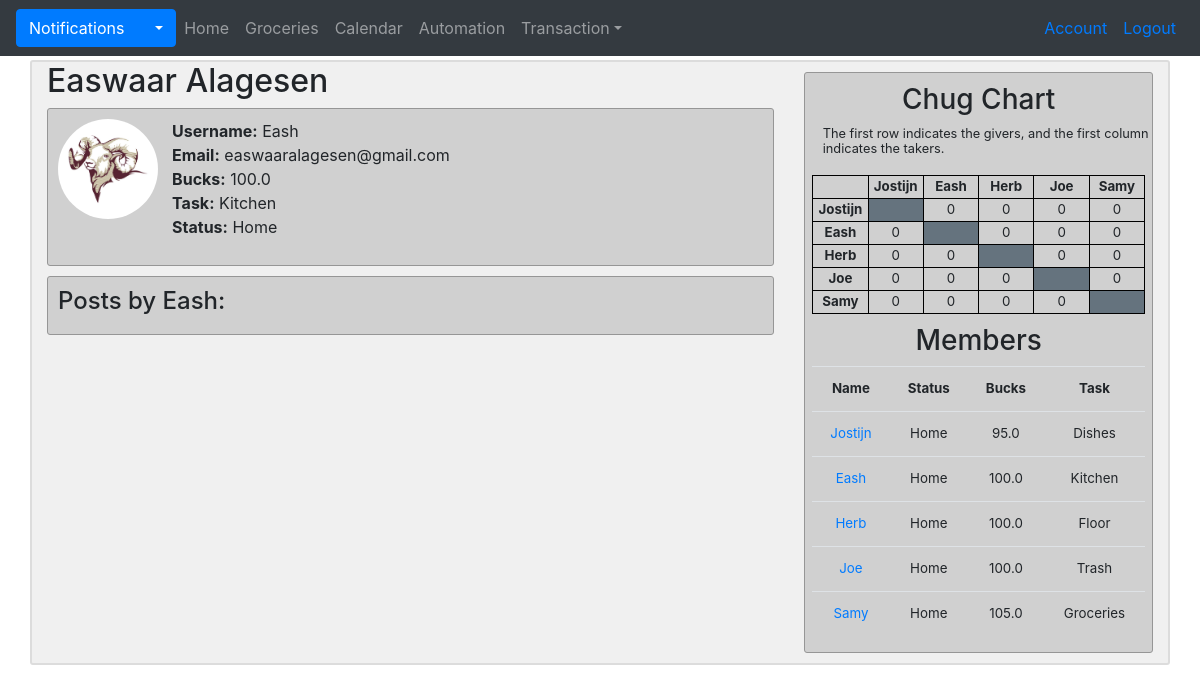
The app's page /user/Eash (signed in) with its own data.
### G_app/models.py (models this page shows, shortened)
class User(db.Model, UserMixin):
    id = db.Column(db.Integer, primary_key = True)
    username = db.Column(db.String(20), unique=True, nullable=False)
    name = db.Column(db.String, nullable=False)
    email = db.Column(db.String(120), unique=True, nullable=False)
    image = db.Column(db.String(20), nullable=False, default='default.jpg')
    password = db.Column(db.String(60), nullable=False)
    status = db.Column(db.String, nullable=False)
    bucks = db.Column(db.Float, nullable=False)
    task = db.Column(db.String, nullable=False)
    done_weekly_vote = db.Column(db.Boolean, nullable=False, default=False)
    posts = db.relationship('Post', backref='author', lazy=True, foreign_keys='Post.id_user')
    posts_targeted = db.relationship('Post', backref='target', lazy=True, foreign_keys='Post.id_target')
    chugs_give = db.relationship('Chug', backref='giver', lazy=True, foreign_keys='Chug.id_giver')
    chugs_take = db.relationship('Chug', backref='taker', lazy=True, foreign_keys='Chug.id_taker')
    notifications = db.relationship('Notification', backref='target', lazy=True)
    payments_made = db.relationship('Transaction', backref='payer', lazy=True, foreign_keys='Transaction.id_payer')
    payments_received = db.relationship('Transaction', backref='payee', lazy=True, foreign_keys='Transaction.id_payee')
    challenges_made =  db.relationship('Challenge', backref='challenger', lazy=True, foreign_keys='Challenge.id_challenger')
    challenges_received =  db.relationship('Challenge', backref='challengee', lazy=True, foreign_keys='Challenge.id_challengee')
    bets_made =  db.relationship('Bet', backref='bookmaker', lazy=True, foreign_keys='Bet.id_bookmaker')
    bets_taken =  db.relationship('Bet', backref='bettaker', lazy=True, foreign_keys='Bet.id_bettaker')
    comments = db.relationship('Comment', backref='commenter', lazy=True)
    votes_made = db.relationship('Vote', backref='voter', lazy=True, foreign_keys='Vote.id_voter')
    votes_received = db.relationship('Vote', backref='candidate', lazy=True, foreign_keys='Vote.id_candidate')
    weekly_votes = db.relationship('WeeklyVote', backref='subject', lazy=True, foreign_keys='WeeklyVote.id_subject')
    def new_notifications(self):
        return Notification.query.filter_by(user_id=self.id, seen=False).all()

### G_app/users/routes.py (the view)
@users.route("/user/<username>")
@login_required
def profile(username):
    user = User.query.filter_by(username=username).first()
    if user:
        user_image = url_for('static', filename="profile_pics/{}".format(user.image))
        return render_template('profile.html', user=user, user_image=user_image)
    else:
        return abort(404)

### G_app/models.py (called while the page is built)
@login_manager.user_loader
def load_user(user_id):
    return User.query.get(int(user_id))

### G_app/users/routes.py (called while the page is built)
@users.context_processor
def context_processor():
    chug = chug_matrix()
    members=member_ls()
    return dict(chug=chug, members=members)

### G_app/users/utils.py (called while the page is built)
def member_ls():
    members = User.query.all()
    members.pop(5)
    return members

def chug_matrix():
    matrix = [
        [None, 0, 0, 0, 0],
        [0, None, 0, 0, 0],
        [0, 0, None, 0, 0],
        [0, 0, 0, None, 0],
        [0, 0, 0, 0, None]
    ]
    chugs_to_be_taken = Chug.query.filter_by(taken=False).all()
    for chug in chugs_to_be_taken:
        matrix[chug.id_taker - 1][chug.id_giver - 1] += 1
    return matrix

### G_app/templates/profile.html (shortened to what this page needs)
{% extends "layout.html" %}
  {% block content %}
    <h2>{{ user.name }}</h2>
    <div class="account-section">
      <div class="media">
        <img class="rounded-circle account-img" src="{{ user_image }}" alt="user_image">
        <div class="media-body">
          <p>
            <b>Username:</b> {{ user.username }}<br>
            <b>Email:</b> {{ user.email }}<br>
            <b>Bucks:</b> {{ user.bucks }}<br>
            <b>Task:</b> {{ user.task }}<br>
            <b>Status:</b> {{ user.status }}
          </p>
        </div>
      </div>
    </div>
    <div class="account-section" style="margin-top:10px">
      <h4>Posts by {{ user.username }}:</h4>
    </div>
  {% endblock %}

### G_app/templates/layout.html (shortened to what this page needs)
<!DOCTYPE html>
<html>
  <head>
    <link rel="stylesheet" href="https://stackpath.bootstrapcdn.com/bootstrap/4.2.1/css/bootstrap.min.css">
    <link rel='stylesheet' href='https://use.fontawesome.com/releases/v5.7.0/css/all.css'>
    <link rel="stylesheet" type="text/css" href="{{ url_for('static', filename='main.css') }}">
  </head>
  <body style="background-image: url('{{ url_for('static', filename='images/our_goat.jpg') }}')">
    <div class="container d-none d-sm-block">
      <nav class="navbar bg-dark navbar-expand navbar-dark fixed-top">
        {% if current_user.is_authenticated %}
          {% set new_notifications = current_user.new_notifications()|length %}
          <div class="dropdown">
            <button class="btn btn-primary dropdown-toggle" id="notification-toggle" onclick="update_notification_list('{{ url_for('main.your_notifications', user_id=current_user.id) }}')" type="button" data-toggle="dropdown">Notifications
            </button>
          </div>
            {% set new_notifications = current_user.new_notifications()|length %}
          <ul class="navbar-nav mr-auto">
            <li class={% block home_active %}{% endblock %}><a class="nav-link" href="{{ url_for('main.home') }}">Home</a></li>
            <li class={% block groceries_active %}{% endblock %}><a class="nav-link" href="{{ url_for('main.groceries') }}">Groceries</a></li>
            <li class={% block calendar_active %}{% endblock %}><a class="nav-link" href=#>Calendar</a></li>
            <li class={% block automation_active %}{% endblock %}><a class="nav-link" href=#>Automation</a></li>
            <li class="nav-item dropdown">
              <a class="nav-link dropdown-toggle" href="#" id="navbardrop" data-toggle="dropdown">Transaction</a>
            </li>
          </ul>
        {% endif %}
        <ul class="navbar-nav ml-auto">
          {% if current_user.is_authenticated %}
            <li class="nav-item"><a class="nav-link text-primary" href="{{ url_for('users.account') }}">Account</a></li>
            <li class="nav-item"><a class="nav-link text-primary" href="{{ url_for('users.logout') }}">Logout</a></li>
          {% else %}
            <li class="nav-item"><a class="nav-link text-primary" href="{{ url_for('users.login') }}">Login</a></li>
          {% endif %}
        </ul>
      </nav>
    </div>
    <div class="container d-none d-sm-block mb-3" id="main" style="margin-top:60px">
      <div class="row">
        <div class="col-lg-8">
            {% block content %}
            {% endblock %}
          </div>
        <div class="col-lg-4">
          {% if current_user.is_authenticated %}
            <div class="sidebar">
              <h3 style="margin-top:10px">Chug Chart</h3>
              <div class="sidebar-info">
                <small>The first row indicates the givers, and the first column indicates the takers.</small>
              </div>
              <table id="chug">
                <tr>
                  <th id="chug"></th>
                  {% for member in members %}
                    <th id="chug">{{ member.username }}</th>
                  {% endfor %}
                </tr>
                {% for row in range(5) %}
                  <tr>
                    <th id="chug">{{members[row].username}}</th>
                    {% for col in range(5) %}
                      {% if chug[row][col] != None %}
                        <td id="chug">{{ chug[row][col] }}</td>
                      {% else %}
                        <td id="chug" bgcolor="#65737e"></td>
                      {% endif %}
                    {% endfor %}
                  </tr>
                {% endfor %}
              </table>
              <h3 style="margin-top:10px">Members</h3>
              <table class="table" id="members">
                <tr>
                  <th>Name</th>
                  <th>Status</th>
                  <th>Bucks</th>
                  <th>Task</th>
                </tr>
                {% for member in members %}
                  <tr>
                    <td><a href="{{ url_for('users.profile', username=member.username) }}">{{ member.username }}</a></td>
                    <td>{{ member.status }}</td>
                    <td>{{ member.bucks }}</td>
                    <td>{{ member.task }}</td>
                  </tr>
                {% endfor %}
              </table>
            </div>
          {% endif %}
        </div>
      </div>
    </div>
  </body>
</html>

### G_app/static/main.css (style rules this page uses)
body { background-size: cover; }
.container#main { background-color: rgba(230, 230, 230, 0.6); border: 2px solid rgb(220, 220, 220); border-radius: 3px; width: 100%; }
.account-section { background-color: rgba(200, 200, 200, 0.8); border: 0.5px solid rgb(150, 150, 150); border-radius: 3px; padding: 10px; }
.account-img { height: 100px; width: 100px; margin-right: 2%; }
.sidebar { text-align: center; background-color: rgba(200, 200, 200, 0.8); border: 0.5px solid rgb(150, 150, 150); border-radius: 3px; margin-top: 3%; margin-bottom: 3%; }
.sidebar-info { line-height: 0.95; text-align: left; margin-left: 5%; }
table#members { width: 96%; margin-left: 2%; margin-right: 2%; font-size: 10pt; }
table#chug { ; width: 96%; margin-left: 2%; margin-right: 2%; table-layout: fixed; font-size: 10pt; margin-top: 20px; }
table#chug, th#chug, td#chug { border: 1px solid black; }

### records on screen
User: name "Easwaar Alagesen", username "Eash", email "easwaaralagesen@gmail.com", bucks "100.0", task "Kitchen", status "Home", username "Eash"
User: username "Jostijn", username "Jostijn", status "Home", bucks "95.0", task "Dishes"
User: username "Herb", username "Herb", status "Home", bucks "100.0", task "Floor"
User: username "Joe", username "Joe", status "Home", bucks "100.0", task "Trash"
User: username "Samy", username "Samy", status "Home", bucks "105.0", task "Groceries"

### other values on screen
{{ chug[row][col] }} "0" "0" "0" "0" "0" "0" "0" "0" "0" "0" "0" "0" "0" "0" "0" "0" "0" "0" "0" "0"
